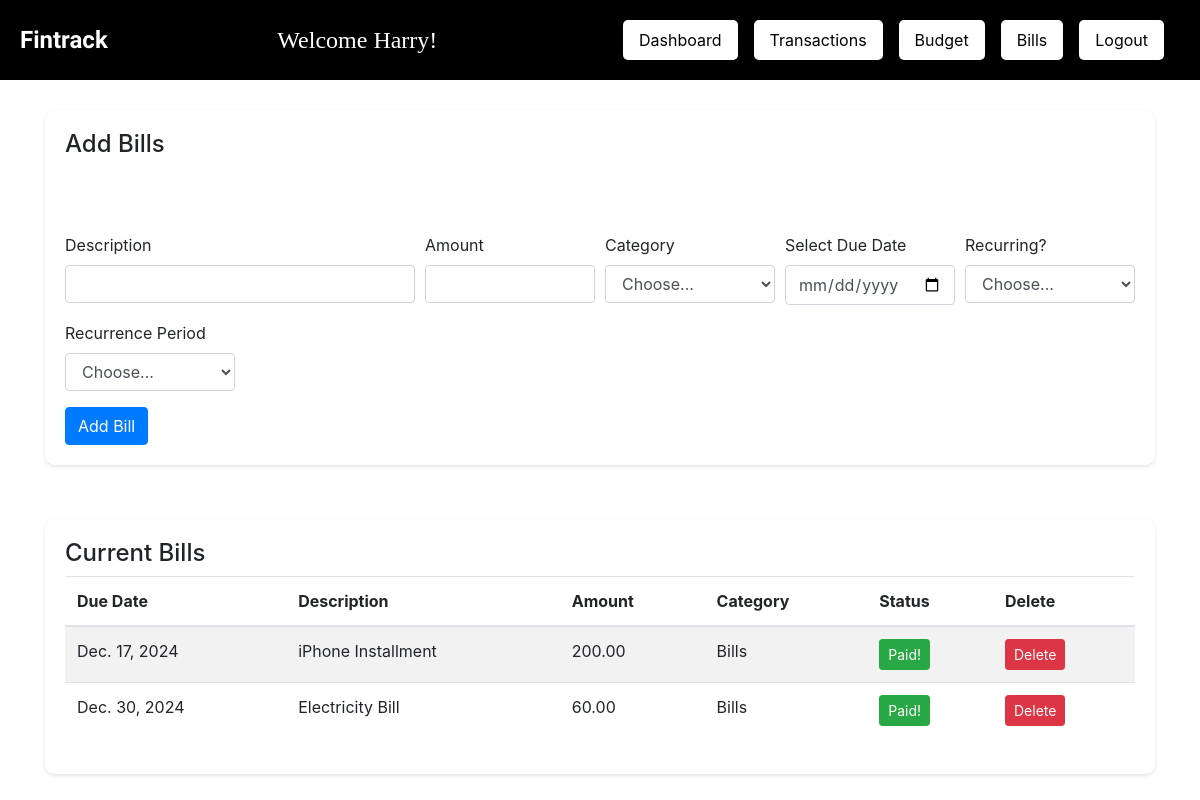
Screenshot of /bills (signed in) with the database file from the repository.
### fintrack/models.py (models this page shows, shortened)
class User(AbstractUser):
    pass

class Bill(models.Model):
    user = models.ForeignKey(User, on_delete=models.CASCADE)
    description = models.CharField(max_length=255)
    amount = models.DecimalField(max_digits=10, decimal_places=2)
    category = models.ForeignKey(Category, on_delete=models.CASCADE)
    due_date = models.DateField()
    is_recurring = models.BooleanField(default=False)
    recurrence_period = models.ForeignKey(RecurrencePeriod, on_delete=models.CASCADE, blank=True, null=True)

class Category(models.Model):
    name = models.CharField(max_length=50)
    def __str__(self):
        return self.name

### fintrack/views.py (the view)
# urls.py: path('bills', views.bills, name='bills'),
def bills(request):
    if request.method == 'POST':
        amount = request.POST["amount"]
        description = request.POST["description"]
        category = request.POST["category"]
        due_date = request.POST["due_date"]
        is_recurring = request.POST.get("is_recurring", "")
        if not all([amount, description, category, due_date]):
            messages.error(request, "Please fill out all fields.")
            return HttpResponseRedirect(reverse("bills"))
        if category == "Choose...":
            messages.error(request, "Please select a valid category")
            return HttpResponseRedirect(reverse("bills"))
        category_model = Category.objects.get(name = category)
        if is_recurring not in ['Yes', 'No']:
            messages.error(request, "Please state if bill is recurring")
            return HttpResponseRedirect(reverse("bills"))
        is_recurring = True if is_recurring == 'Yes' else False
        recurrence_period = request.POST["recurrence_period"] if is_recurring else None
        recurrence_period_model = None
        if is_recurring:
            if recurrence_period == 'Choose...':
                messages.error(request, "Please select a recurrence period.")
                return HttpResponseRedirect(reverse("bills"))
            recurrence_period_model = RecurrencePeriod.objects.get(name=recurrence_period)
        newBill = Bill(
            user = request.user,
            description = description,
            amount = amount,
            category = category_model,
            due_date = due_date,
            is_recurring = is_recurring,
            recurrence_period = recurrence_period_model
        )
        newBill.save()
        return HttpResponseRedirect(reverse("bills"))
    else:
        categories = Category.objects.all().order_by("name")
        bills = Bill.objects.filter(user=request.user).order_by("due_date")
        periods = RecurrencePeriod.objects.all()
        return render(request, "fintrack/bills.html", {
                "bills": bills,
                "categories": categories,
                "periods": periods
            })

### fintrack/models.py (called while the page is built)
    def __str__(self):
        return self.name

### fintrack/templates/fintrack/bills.html (shortened to what this page needs)
{% extends "fintrack/home.html" %}
{% load static %}
{% block body %}
<div class="container">
    <div class="bills-form">
        <h4>Add Bills</h4>
        <form action="{% url 'bills' %}" method="POST">
            <div class="error-placeholder">
            </div>
            <div class="form-row">
                <div class="form-group col-md-4">
                    <label for="inputDescription">Description</label>
                    <input type="text" class="form-control" name="description">
                </div>
                <div class="form-group col-md-2">
                    <label for="inputAmount">Amount</label>
                    <input class="form-control" name="amount">
                </div>
                <div class="form-group col-md-2">
                    <label for="inputCategory">Category</label>
                    <select name="category" class="form-control">
                        <option selected>Choose...</option>
                    </select>
                </div>
                <div class="form-group col-md-2">
                    <label for="due_date">Select Due Date</label>
                    <input type="date" class="form-control" name="due_date">
                </div>
                <div class="form-group col-md-2">
                    <label for="inputIsRecurring">Recurring?</label>
                    <select id="is_recurring" name="is_recurring" class="form-control">
                        <option selected>Choose...</option>
                    </select>
                </div>
                <div class="form-group col-md-2">
                    <label for="inputRecurrencePeriod">Recurrence Period</label>
                    <select id="recurrence_period" name="recurrence_period" class="form-control">
                        <option selected>Choose...</option>
                    </select>
                </div>
            </div>
            <button type="submit" class="btn btn-primary">Add Bill</button>
        </form>
    </div>
    <br>
    <div class="current-bills">
        <h4>Current Bills</h4>
        <table class="table table-striped">
            <thead>
                <tr>
                    <th scope="col">Due Date</th>
                    <th scope="col">Description</th>
                    <th scope="col">Amount</th>
                    <th scope="col">Category</th>
                    <th scope="col">Status</th>
                    <th scope="col">Delete </th>
                </tr>
            </thead>
            <tbody>
                {% for bill in bills %}
                <tr>
                    <td data-label="Due Date">{{ bill.due_date }}</td>
                    <td data-label="Description">{{ bill.description }}</td>
                    <td data-label="Amount">{{ bill.amount }}</td>
                    <td data-label="Category">{{ bill.category }}</td>
                    <td data-label="Paid Bill">
                        <form action="{% url 'paid_bill' bill.id %}" method="POST" style="display:inline;">
                            <button type="submit" class="btn btn-success btn-sm">Paid!</button>
                        </form>
                    </td>
                    <td data-label="Delete Bill">
                        <form action="{% url 'delete_bill' bill.id %}" method="POST"
                            style="display:inline;">
                            <button type="submit" class="btn btn-danger btn-sm">Delete</button>
                        </form>
                    </td>
                </tr>
                {% endfor %}
            </tbody>
        </table>
    </div>
</div>
{% endblock %}

### fintrack/templates/fintrack/home.html (shortened to what this page needs)
{% load static %}
<!DOCTYPE html>
<html lang="en">
    <head>
        <link rel="stylesheet" href="{% static 'fintrack/home.css' %}">
        <link rel="stylesheet" href="https://cdn.jsdelivr.net/npm/bootstrap@4.0.0/dist/css/bootstrap.min.css">
    </head>
    <body>
        <header class="header-container">
            <a class="logo" href="{% url 'dashboard' %}">Fintrack</a>
            <div class="welcome-message">Welcome {{ user.username }}!</div>
            <nav class="navbar">
                <a class="btn btn-light" href="{% url 'dashboard' %}">Dashboard</a>
                <a class="btn btn-light" href="{% url 'transactions' %}">Transactions</a>
                <a class="btn btn-light" href="{% url 'budget' %}">Budget</a>
                <a class="btn btn-light" href="{% url 'bills' %}">Bills</a>
                <a class="btn btn-light" href="{% url 'logout' %}">Logout</a>
            </nav>
        </header>
        <div>
            {% block body %}
            {% endblock %}
        </div>
    </body>
</html>

### fintrack/static/fintrack/home.css (style rules this page uses)
html, body { font-family: 'Arial', sans-serif; margin: 0; padding-top: 40px; color: #000; }
header { background: #000; padding: 0; }
.header-container { position: fixed; top: 0; width: 100%; display: flex; justify-content: space-between; align-items: center; z-index: 1000; padding: 10px 20px; height: 80px; background: #000; }
.header-container .logo { font-size: 1.5rem; color: #fff; font-family: 'Charter', serif; font-weight: bold; text-decoration: none; }
.header-container .welcome-message { font-size: 1.5rem; color: #fff; font-family: serif; font-weight: normal; }
.navbar { display: flex; gap: 1rem; }
.navbar .btn { color: #000; background: #fff; border: none; padding: 0.5rem 1rem; border-radius: 5px; cursor: pointer; transition: background 0.3s; }
.transaction-form, .budget-form, .bills-form { margin-top: 30px; background: #fff; padding: 20px; border-radius: 10px; box-shadow: 0 2px 4px rgba(0, 0, 0, 0.1); }
.transaction-history, .existing-budgets, .current-bills { margin-top: 30px; background: #fff; padding: 20px; border-radius: 10px; box-shadow: 0 2px 4px rgba(0, 0, 0, 0.1); }

### rows the page displays
User: username "Harry"
Bill: due_date "Dec. 17, 2024", description "iPhone Installment", amount "200.00", category "Bills"
Bill: due_date "Dec. 30, 2024", description "Electricity Bill", amount "60.00", category "Bills"
